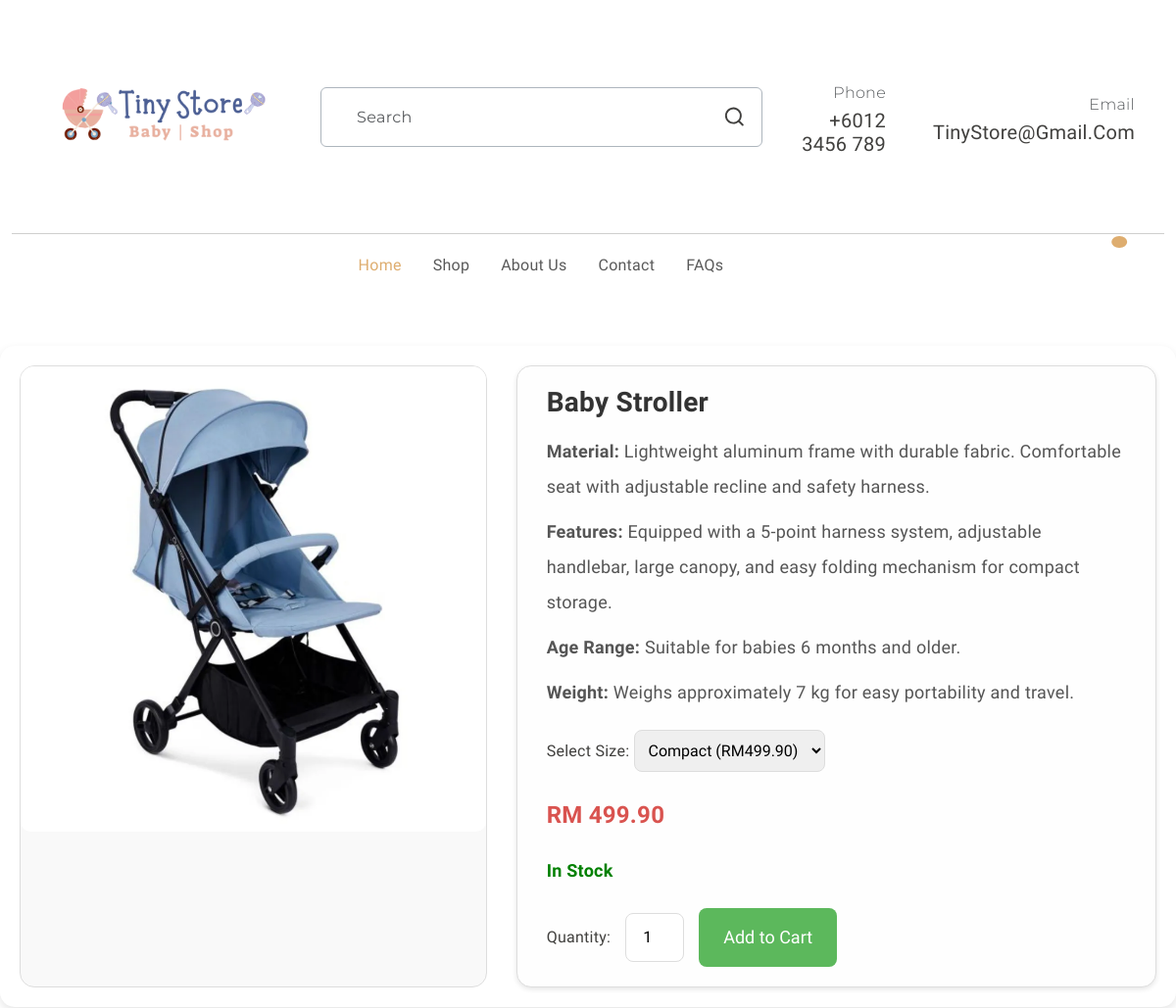
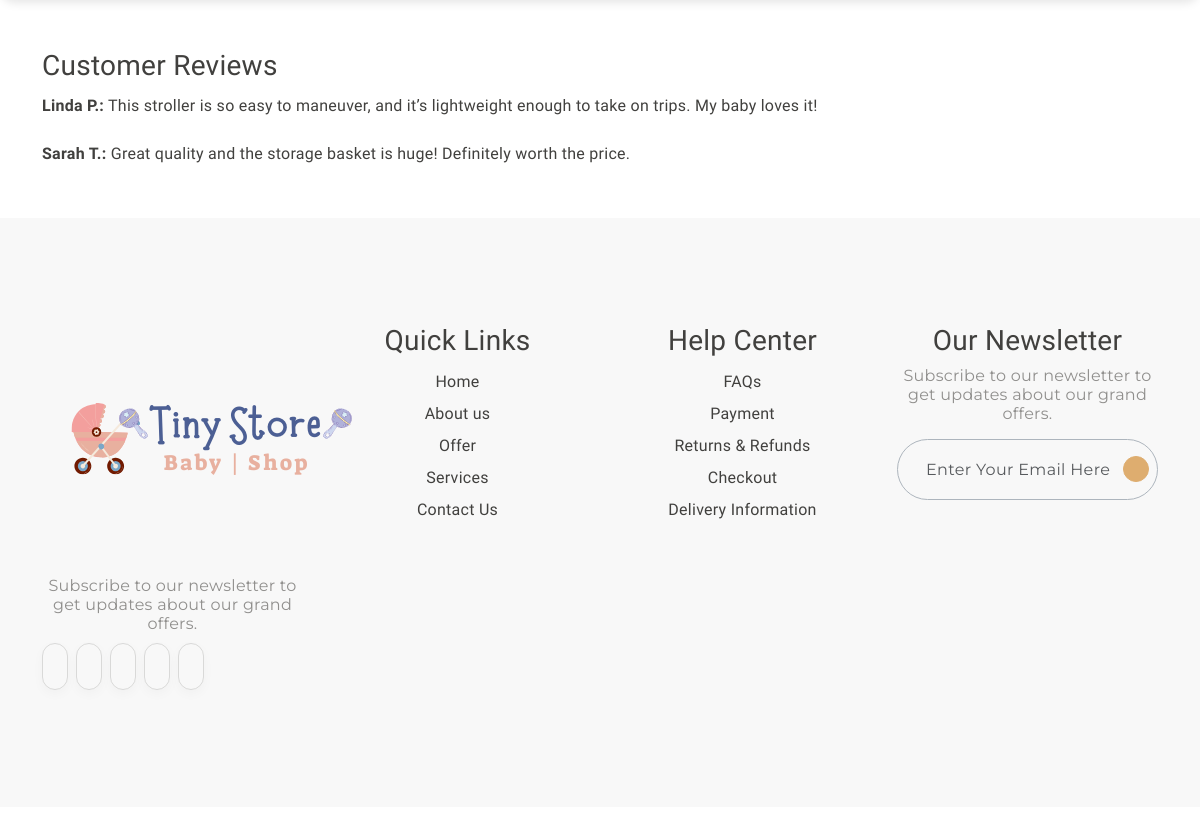
The app's page /travel1Detail.php with its own data (2 pictures, top to bottom).
### tables this page shows
CREATE TABLE `products` (
  `product_id` int(11) NOT NULL,
  `name` varchar(255) NOT NULL,
  `category` varchar(100) NOT NULL,
  `price` decimal(10,2) NOT NULL,
  `image` varchar(255) DEFAULT NULL,
  `is_featured` tinyint(1) DEFAULT 0,
  `created_at` timestamp NOT NULL DEFAULT current_timestamp()
);

### travel1Detail.php (the view, shortened to what this page needs)
<?php
include 'db_connect.php';
$product_id = isset($_GET['product_id']) ? intval($_GET['product_id']) : 17;
$sql = "SELECT * FROM products WHERE product_id = ?";
$stmt = $conn->prepare($sql);
$stmt->bind_param("i", $product_id);
$stmt->execute();
$result = $stmt->get_result();
if ($result->num_rows > 0) {
  $product = $result->fetch_assoc();
} else {
  echo "Product not found.";
  exit;
}
$variant_sql = "SELECT * FROM product_variants WHERE product_id = ?";
$variant_stmt = $conn->prepare($variant_sql);
$variant_stmt->bind_param("i", $product_id);
$variant_stmt->execute();
$variants = $variant_stmt->get_result();
?>
<!DOCTYPE html>
<html lang="en">
<head>
  <link rel="stylesheet" href="detail.css">
  <link rel="stylesheet" href="https://cdn.jsdelivr.net/npm/swiper@9/swiper-bundle.min.css" />
  <link href="https://cdn.jsdelivr.net/npm/bootstrap@5.3.0-alpha3/dist/css/bootstrap.min.css" rel="stylesheet"
>
  <link rel="stylesheet" type="text/css" href="css/vendor.css">
  <link rel="stylesheet" type="text/css" href="style.css">
</head>
<body>
  <header>
    <div class="container py-2">
      <div class="row py-4 pb-0 pb-sm-4 align-items-center ">
        <div class="col-sm-4 col-lg-3 text-center text-sm-start">
          <div class="main-logo">
            <a href="index.php">
              <img src="images/logo.png" alt="logo" class="img-fluid">
            </a>
          </div>
        </div>
        <div class="col-sm-6 offset-sm-2 offset-md-0 col-lg-5 d-none d-lg-block">
          <div class="search-bar border rounded-2 px-3 border-dark-subtle">
            <form id="search-form" class="text-center d-flex align-items-center" action="" method="">
              <input type="text" class="form-control border-0 bg-transparent"
                placeholder="Search" />
              <svg xmlns="http://www.w3.org/2000/svg" width="24" height="24" viewBox="0 0 24 24">
                <path fill="currentColor"
                  d="M21.71 20.29L18 16.61A9 9 0 1 0 16.61 18l3.68 3.68a1 1 0 0 0 1.42 0a1 1 0 0 0 0-1.39ZM11 18a7 7 0 1 1 7-7a7 7 0 0 1-7 7Z" />
              </svg>
            </form>
          </div>
        </div>
        <div
          class="col-sm-8 col-lg-4 d-flex justify-content-end gap-5 align-items-center mt-4 mt-sm-0 justify-content-center justify-content-sm-end">
          <div class="support-box text-end d-none d-xl-block">
            <span class="fs-6 secondary-font text-muted">Phone</span>
            <h5 class="mb-0">+6012 3456 789</h5>
          </div>
          <div class="support-box text-end d-none d-xl-block">
            <span class="fs-6 secondary-font text-muted">Email</span>
            <h5 class="mb-0">TinyStore@gmail.com</h5>
          </div>
        </div>
      </div>
    </div>
    <div class="container-fluid">
      <hr class="m-0">
    </div>
    <div class="container">
      <nav class="main-menu d-flex navbar navbar-expand-lg ">
        <div class="offcanvas offcanvas-end" tabindex="-1" id="offcanvasNavbar" aria-labelledby="offcanvasNavbarLabel">
          <div class="offcanvas-body justify-content-between">
            <ul class="navbar-nav menu-list list-unstyled d-flex gap-md-3 mb-0">
              <li class="nav-item">
                 <a href="index.php" class="nav-link active">Home</a>
              </li>
              <li class="nav-item">
                <a href="productPage.html" class="nav-link">Shop</a>
              </li>
              <li class="nav-item">
                <a href="aboutUs.html" class="nav-link">About Us</a>
              </li>
              <li class="nav-item">
                <a href="contactUs.html" class="nav-link">Contact</a>
              </li>
              <li class="nav-item">
                <a href="faq.html" class="nav-link">FAQs</a>
              </li>
            </ul>
            <div class="d-none d-lg-flex align-items-end">
              <ul class="d-flex justify-content-end list-unstyled m-0">
                <li>
                </li>
                <li>
                </li>
                <li class="">
                  <a href="index.php" class="mx-3" data-bs-toggle="offcanvas" data-bs-target="#offcanvasCart"
                    aria-controls="offcanvasCart">
                    <span class="position-absolute translate-middle badge rounded-circle bg-primary pt-2">
                    </span>
                  </a>
                </li>
              </ul>
            </div>
          </div>
        </div>
      </nav>
    </div>
  </header>
  <div class="container1">
    <div class="product-image">
      <img src="images/<?php echo htmlspecialchars($product['image'] ?? 'default.png'); ?>"
        alt="<?php echo htmlspecialchars($product['name']); ?>">
    </div>
    <div class="product-details">
      <h2>
        <?php echo htmlspecialchars($product['name']); ?>
      </h2>
      <p><strong>Material:</strong> Lightweight aluminum frame with durable fabric. Comfortable seat with adjustable recline and safety harness.</p>
      <p><strong>Features:</strong> Equipped with a 5-point harness system, adjustable handlebar, large canopy, and easy folding mechanism for compact storage.</p>
      <p><strong>Age Range:</strong> Suitable for babies 6 months and older.</p>
      <p><strong>Weight:</strong> Weighs approximately 7 kg for easy portability and travel.</p>
      <div class="size-selection">
        <label for="size">Select Size: </label>
        <select id="size">
          <?php while ($variant = $variants->fetch_assoc()) { ?>
            <option value="<?php echo htmlspecialchars($variant['variant_name']); ?>"
              data-price="<?php echo htmlspecialchars($variant['price']); ?>">
              <?php echo htmlspecialchars($variant['variant_name'], 2); ?>
            </option>
          <?php } ?>
        </select>
      </div>
      <p class="price">RM
        <?php echo number_format($product['price'], 2); ?>
      </p>
      <p class="stock-status in-stock">In Stock</p>
      <div class="add-to-cart">
        <label for="quantity">Quantity:</label>
        <input type="number" id="quantity" value="1" min="1">
        <button>Add to Cart</button>
      </div>
    </div>
  </div>
  <div class="container reviews">
    <h3>Customer Reviews</h3>
    <p><strong>Linda P.:</strong> This stroller is so easy to maneuver, and it’s lightweight enough to take on trips. My baby loves it!</p>
    <p><strong>Sarah T.:</strong> Great quality and the storage basket is huge! Definitely worth the price.</p>
  </div>
  <footer id="footer" class="my-5">
    <div class="container py-5 my-5">
      <div class="row">
        <div class="col-md-3">
          <div class="footer-menu">
            <img src="images/logo.png" alt="logo">
            <p class="blog-paragraph fs-6 mt-3">Subscribe to our newsletter to get updates about our grand offers.</p>
            <div class="social-links">
              <ul class="d-flex list-unstyled gap-2">
                <li class="social">
                  <a href="#">
                    <iconify-icon class="social-icon" icon="ri:facebook-fill"></iconify-icon>
                  </a>
                </li>
                <li class="social">
                  <a href="#">
                    <iconify-icon class="social-icon" icon="ri:twitter-fill"></iconify-icon>
                  </a>
                </li>
                <li class="social">
                  <a href="#">
                    <iconify-icon class="social-icon" icon="ri:pinterest-fill"></iconify-icon>
                  </a>
                </li>
                <li class="social">
                  <a href="#">
                    <iconify-icon class="social-icon" icon="ri:instagram-fill"></iconify-icon>
                  </a>
                </li>
                <li class="social">
                  <a href="#">
                    <iconify-icon class="social-icon" icon="ri:youtube-fill"></iconify-icon>
                  </a>
                </li>
              </ul>
            </div>
          </div>
        </div>
        <div class="col-md-3">
          <div class="footer-menu">
            <h3>Quick Links</h3>
            <ul class="menu-list list-unstyled">
              <li class="menu-item">
                <a href="#" class="nav-link">Home</a>
              </li>
              <li class="menu-item">
                <a href="aboutUs.html" class="dropdown-item">About us</a>
              </li>
              <li class="menu-item">
                <a href="#" class="nav-link">Offer </a>
              </li>
              <li class="menu-item">
                <a href="#" class="nav-link">Services</a>
              </li>
              <li class="menu-item">
                <a href="#" class="nav-link">Contact Us</a>
              </li>
            </ul>
          </div>
        </div>
        <div class="col-md-3">
          <div class="footer-menu">
            <h3>Help Center</h5>
              <ul class="menu-list list-unstyled">
                <li class="menu-item">
                  <a href="faq.html" class="nav-link">FAQs</a>
                </li>
                <li class="menu-item">
                  <a href="#" class="nav-link">Payment</a>
                </li>
                <li class="menu-item">
                  <a href="#" class="nav-link">Returns & Refunds</a>
                </li>
                <li class="menu-item">
                  <a href="#" class="nav-link">Checkout</a>
                </li>
                <li class="menu-item">
                  <a href="#" class="nav-link">Delivery Information</a>
                </li>
              </ul>
          </div>
        </div>
        <div class="col-md-3">
          <div>
            <h3>Our Newsletter</h3>
            <p class="blog-paragraph fs-6">Subscribe to our newsletter to get updates about our grand offers.</p>
            <div class="search-bar border rounded-pill border-dark-subtle px-2">
              <form class="text-center d-flex align-items-center" action="" method="">
                <input type="text" class="form-control border-0 bg-transparent" placeholder="Enter your email here" />
                <iconify-icon class="send-icon" icon="tabler:location-filled"></iconify-icon>
              </form>
            </div>
          </div>
        </div>
      </div>
    </div>
  </footer>
</body>
</html>

### detail.css (style rules this page uses)
body { font-family: Arial, sans-serif; margin: 0; padding: 0; background-color: #f4f4f9; }
.container1 { max-width: 1200px; margin: 50px auto; padding: 20px; display: flex; flex-wrap: wrap; gap: 30px; background-color: #ffffff; border-radius: 15px; box-shadow: 0 4px 10px rgba(0, 0, 0, 0.1); overflow: hidden; }
.product-image { flex: 1 1 400px; text-align: center; border-radius: 15px; overflow: hidden; border: 1px solid #ddd; background-color: #f9f9f9; }
.product-image img { max-width: 100%; border-radius: 10px; transition: transform 0.3s ease; }
.product-details { flex: 2 1 500px; background-color: #fefefe; padding: 20px 30px; border-radius: 15px; border: 1px solid #ddd; box-shadow: 0 2px 5px rgba(0, 0, 0, 0.1); }
.product-details h2 { font-size: 28px; font-weight: bold; color: #333; margin-bottom: 15px; }
.product-details p { font-size: 18px; color: #555; margin: 10px 0; }
.product-details .price { font-size: 24px; font-weight: bold; color: #d9534f; margin: 15px 0; }
.stock-status { font-size: 16px; margin: 10px 0; }
.stock-status.in-stock { color: green; font-weight: bold; }
.badge { padding: 5px 10px; border-radius: 12px; font-size: 14px; font-weight: bold; }
.size-selection { margin: 20px 0; }
.size-selection select { padding: 10px; font-size: 16px; border: 1px solid #ddd; border-radius: 8px; }
.add-to-cart { display: flex; align-items: center; gap: 15px; margin-top: 20px; }
.add-to-cart button { padding: 12px 25px; font-size: 18px; background-color: #5cb85c; color: white; border: none; border-radius: 8px; cursor: pointer; transition: background-color 0.3s ease; }
.add-to-cart input { width: 60px; padding: 8px; font-size: 16px; text-align: center; border: 1px solid #ddd; border-radius: 8px; }
footer { background-color: #f8f8f8; padding: 10px; text-align: center; margin-top: 20px; }

### style.css (style rules this page uses)
:root { --header-height: 160px; --header-height-min: 80px; }
:root { --accent-color: #DEAD6F; --dark-color: #222222; --light-dark-color: #727272; --light-color: #fff; --grey-color: #dbdbdb; --light-grey-color: #fafafa; --primary-color: #6995B1; --light-primary-color: #eef1f3; }
:root { --body-font: 'Chilanka', cursive; --heading-font: 'Chilanka', cursive; --secondary-font: 'Montserrat', sans-serif; }
body { --bs-link-color: #333; --bs-link-hover-color: #333; --bs-link-color-rgb: 40, 40, 40; --bs-link-hover-color-rgb: 0, 0, 0; --bs-light-rgb: 248, 248, 248; --bs-font-sans-serif: 'Chilanka', cursive; --bs-body-font-family: var(--bs-font-sans-serif); --bs-body-font-size: 1rem; --bs-body-font-weight: 400; --bs-body-line-height: 2; --bs-body-color: #41403E; --bs-primary: #DEAD6F; --bs-primary-rgb: 222, 173, 111; --bs-primary-bg-subtle: #FFF9EB; --bs-border-color: #F7F7F7; --bs-secondary-rgb: 230, 243, 251; --bs-success-rgb: 238, 245, 228; --bs-danger-rgb: 249, 235, 231; --bs-warning-rgb: 255, 249, 235; --bs-info-rgb: 230, 243, 250; }
body { letter-spacing: 0.01625rem; }
h1, h2, h3, h4, h5, h6 { font-family: var(--heading-font); color: var(--bs-body-color); font-weight: 400; text-transform: capitalize; }
a { text-decoration: none; }
.secondary-font { font-family: var(--secondary-font); font-weight: 300; }
.search-bar { border: 1px solid #EAEAEA; }
.search-bar ::placeholder { font-family: var(--secondary-font); }
.navbar-nav .nav-link.active, .navbar-nav .nav-link.show, .nav-link:focus, .nav-link:hover { color: var(--accent-color); }
.form-control { color: #908F8D; line-height: normal; letter-spacing: 0.02125rem; text-transform: capitalize; border-radius: 0.25rem; border: 1px solid rgba(65, 64, 62, 0.20); background: #FFF; display: flex; padding: 1.25rem 0rem 1.25rem 1.25rem; align-items: center; gap: 0.375rem; align-self: stretch; }
.blog-paragraph { color: #908F8D; font-size: 1rem; font-weight: 400; line-height: normal; font-family: var(--secondary-font); }
iconify-icon.social-icon { color: #CACACA; font-size: 1.125rem; padding: 0.75rem; border-radius: 4.375rem; border: 1px solid #D9D9D8; box-shadow: 0px 4px 12px 0px rgba(0, 0, 0, 0.03); transition: all 0.5s ease; }
iconify-icon.send-icon { cursor: pointer; font-size: 1.125rem; padding: 0.75rem; border-radius: 4.375rem; color: #FFF; border: 1px solid #DEAD6F; background: #DEAD6F; }

### records on screen
products: image (picture), name "Baby Stroller", price "499.90"

### other values on screen
form field value "Compact (RM499.90)"
